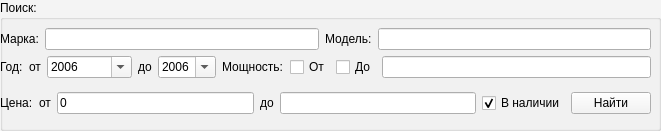
  <widget class="QGroupBox" name="SearchBox">
   <property name="geometry">
    <rect>
     <x>10</x>
     <y>10</y>
     <width>661</width>
     <height>131</height>
    </rect>
   </property>
   <property name="palette">
    <palette>
     <active>
      <colorrole role="WindowText">
       <brush brushstyle="SolidPattern">
        <color alpha="255">
         <red>0</red>
         <green>0</green>
         <blue>0</blue>
        </color>
       </brush>
      </colorrole>
      <colorrole role="Button">
       <brush brushstyle="SolidPattern">
        <color alpha="255">
         <red>244</red>
         <green>244</green>
         <blue>244</blue>
        </color>
       </brush>
      </colorrole>
      <colorrole role="Light">
       <brush brushstyle="SolidPattern">
        <color alpha="255">
         <red>255</red>
         <green>255</green>
         <blue>255</blue>
        </color>
       </brush>
      </colorrole>
      <colorrole role="Midlight">
       <brush brushstyle="SolidPattern">
        <color alpha="255">
         <red>249</red>
         <green>249</green>
         <blue>249</blue>
        </color>
       </brush>
      </colorrole>
      <colorrole role="Dark">
       <brush brushstyle="SolidPattern">
        <color alpha="255">
         <red>122</red>
         <green>122</green>
         <blue>122</blue>
        </color>
       </brush>
      </colorrole>
      <colorrole role="Mid">
       <brush brushstyle="SolidPattern">
        <color alpha="255">
         <red>163</red>
         <green>163</green>
         <blue>163</blue>
        </color>
       </brush>
      </colorrole>
      <colorrole role="Text">
       <brush brushstyle="SolidPattern">
        <color alpha="255">
         <red>0</red>
         <green>0</green>
         <blue>0</blue>
        </color>
       </brush>
      </colorrole>
      <colorrole role="BrightText">
       <brush brushstyle="SolidPattern">
        <color alpha="255">
         <red>255</red>
         <green>255</green>
         <blue>255</blue>
        </color>
       </brush>
      </colorrole>
      <colorrole role="ButtonText">
       <brush brushstyle="SolidPattern">
        <color alpha="255">
         <red>0</red>
         <green>0</green>
         <blue>0</blue>
        </color>
       </brush>
      </colorrole>
      <colorrole role="Base">
       <brush brushstyle="SolidPattern">
        <color alpha="255">
         <red>255</red>
         <green>255</green>
         <blue>255</blue>
        </color>
       </brush>
      </colorrole>
      <colorrole role="Window">
       <brush brushstyle="SolidPattern">
        <color alpha="255">
         <red>244</red>
         <green>244</green>
         <blue>244</blue>
        </color>
       </brush>
      </colorrole>
      <colorrole role="Shadow">
       <brush brushstyle="SolidPattern">
        <color alpha="255">
         <red>0</red>
         <green>0</green>
         <blue>0</blue>
        </color>
       </brush>
      </colorrole>
      <colorrole role="AlternateBase">
       <brush brushstyle="SolidPattern">
        <color alpha="255">
         <red>249</red>
         <green>249</green>
         <blue>249</blue>
        </color>
       </brush>
      </colorrole>
      <colorrole role="ToolTipBase">
       <brush brushstyle="SolidPattern">
        <color alpha="255">
         <red>255</red>
         <green>255</green>
         <blue>220</blue>
        </color>
       </brush>
      </colorrole>
      <colorrole role="ToolTipText">
       <brush brushstyle="SolidPattern">
        <color alpha="255">
         <red>0</red>
         <green>0</green>
         <blue>0</blue>
        </color>
       </brush>
      </colorrole>
     </active>
     <inactive>
      <colorrole role="WindowText">
       <brush brushstyle="SolidPattern">
        <color alpha="255">
         <red>0</red>
         <green>0</green>
         <blue>0</blue>
        </color>
       </brush>
      </colorrole>
      <colorrole role="Button">
       <brush brushstyle="SolidPattern">
        <color alpha="255">
         <red>244</red>
         <green>244</green>
         <blue>244</blue>
        </color>
       </brush>
      </colorrole>
      <colorrole role="Light">
       <brush brushstyle="SolidPattern">
        <color alpha="255">
         <red>255</red>
         <green>255</green>
         <blue>255</blue>
        </color>
       </brush>
      </colorrole>
      <colorrole role="Midlight">
       <brush brushstyle="SolidPattern">
        <color alpha="255">
         <red>249</red>
         <green>249</green>
         <blue>249</blue>
        </color>
       </brush>
      </colorrole>
      <colorrole role="Dark">
       <brush brushstyle="SolidPattern">
        <color alpha="255">
         <red>122</red>
         <green>122</green>
         <blue>122</blue>
        </color>
       </brush>
      </colorrole>
      <colorrole role="Mid">
       <brush brushstyle="SolidPattern">
        <color alpha="255">
         <red>163</red>
         <green>163</green>
         <blue>163</blue>
        </color>
       </brush>
      </colorrole>
      <colorrole role="Text">
       <brush brushstyle="SolidPattern">
        <color alpha="255">
         <red>0</red>
         <green>0</green>
         <blue>0</blue>
        </color>
       </brush>
      </colorrole>
      <colorrole role="BrightText">
       <brush brushstyle="SolidPattern">
        <color alpha="255">
         <red>255</red>
         <green>255</green>
         <blue>255</blue>
        </color>
       </brush>
      </colorrole>
      <colorrole role="ButtonText">
       <brush brushstyle="SolidPattern">
        <color alpha="255">
         <red>0</red>
         <green>0</green>
         <blue>0</blue>
        </color>
       </brush>
      </colorrole>
      <colorrole role="Base">
       <brush brushstyle="SolidPattern">
        <color alpha="255">
         <red>255</red>
         <green>255</green>
         <blue>255</blue>
        </color>
       </brush>
      </colorrole>
      <colorrole role="Window">
       <brush brushstyle="SolidPattern">
        <color alpha="255">
         <red>244</red>
         <green>244</green>
         <blue>244</blue>
        </color>
       </brush>
      </colorrole>
      <colorrole role="Shadow">
       <brush brushstyle="SolidPattern">
        <color alpha="255">
         <red>0</red>
         <green>0</green>
         <blue>0</blue>
        </color>
       </brush>
      </colorrole>
      <colorrole role="AlternateBase">
       <brush brushstyle="SolidPattern">
        <color alpha="255">
         <red>249</red>
         <green>249</green>
         <blue>249</blue>
        </color>
       </brush>
      </colorrole>
      <colorrole role="ToolTipBase">
       <brush brushstyle="SolidPattern">
        <color alpha="255">
         <red>255</red>
         <green>255</green>
         <blue>220</blue>
        </color>
       </brush>
      </colorrole>
      <colorrole role="ToolTipText">
       <brush brushstyle="SolidPattern">
        <color alpha="255">
         <red>0</red>
         <green>0</green>
         <blue>0</blue>
        </color>
       </brush>
      </colorrole>
     </inactive>
     <disabled>
      <colorrole role="WindowText">
       <brush brushstyle="SolidPattern">
        <color alpha="255">
         <red>122</red>
         <green>122</green>
         <blue>122</blue>
        </color>
       </brush>
      </colorrole>
      <colorrole role="Button">
       <brush brushstyle="SolidPattern">
        <color alpha="255">
         <red>244</red>
         <green>244</green>
         <blue>244</blue>
        </color>
       </brush>
      </colorrole>
      <colorrole role="Light">
       <brush brushstyle="SolidPattern">
        <color alpha="255">
         <red>255</red>
         <green>255</green>
         <blue>255</blue>
        </color>
       </brush>
      </colorrole>
      <colorrole role="Midlight">
       <brush brushstyle="SolidPattern">
        <color alpha="255">
         <red>249</red>
         <green>249</green>
         <blue>249</blue>
        </color>
       </brush>
      </colorrole>
      <colorrole role="Dark">
       <brush brushstyle="SolidPattern">
        <color alpha="255">
         <red>122</red>
         <green>122</green>
         <blue>122</blue>
        </color>
       </brush>
      </colorrole>
      <colorrole role="Mid">
       <brush brushstyle="SolidPattern">
        <color alpha="255">
         <red>163</red>
         <green>163</green>
         <blue>163</blue>
        </color>
       </brush>
      </colorrole>
      <colorrole role="Text">
       <brush brushstyle="SolidPattern">
        <color alpha="255">
         <red>122</red>
         <green>122</green>
         <blue>122</blue>
        </color>
       </brush>
      </colorrole>
      <colorrole role="BrightText">
       <brush brushstyle="SolidPattern">
        <color alpha="255">
         <red>255</red>
         <green>255</green>
         <blue>255</blue>
        </color>
       </brush>
      </colorrole>
      <colorrole role="ButtonText">
       <brush brushstyle="SolidPattern">
        <color alpha="255">
         <red>122</red>
         <green>122</green>
         <blue>122</blue>
        </color>
       </brush>
      </colorrole>
      <colorrole role="Base">
       <brush brushstyle="SolidPattern">
        <color alpha="255">
         <red>244</red>
         <green>244</green>
         <blue>244</blue>
        </color>
       </brush>
      </colorrole>
      <colorrole role="Window">
       <brush brushstyle="SolidPattern">
        <color alpha="255">
         <red>244</red>
         <green>244</green>
         <blue>244</blue>
        </color>
       </brush>
      </colorrole>
      <colorrole role="Shadow">
       <brush brushstyle="SolidPattern">
        <color alpha="255">
         <red>0</red>
         <green>0</green>
         <blue>0</blue>
        </color>
       </brush>
      </colorrole>
      <colorrole role="AlternateBase">
       <brush brushstyle="SolidPattern">
        <color alpha="255">
         <red>244</red>
         <green>244</green>
         <blue>244</blue>
        </color>
       </brush>
      </colorrole>
      <colorrole role="ToolTipBase">
       <brush brushstyle="SolidPattern">
        <color alpha="255">
         <red>255</red>
         <green>255</green>
         <blue>220</blue>
        </color>
       </brush>
      </colorrole>
      <colorrole role="ToolTipText">
       <brush brushstyle="SolidPattern">
        <color alpha="255">
         <red>0</red>
         <green>0</green>
         <blue>0</blue>
        </color>
       </brush>
      </colorrole>
     </disabled>
    </palette>
   </property>
   <property name="autoFillBackground">
    <bool>true</bool>
   </property>
   <property name="title">
    <string>Поиск:</string>
   </property>
   <widget class="QWidget" name="layoutWidget">
    <property name="geometry">
     <rect>
      <x>0</x>
      <y>20</y>
      <width>651</width>
      <height>103</height>
     </rect>
    </property>
    <layout class="QVBoxLayout" name="verticalLayout_2">
     <item>
      <layout class="QVBoxLayout" name="verticalLayout">
       <item>
        <layout class="QHBoxLayout" name="horizontalLayout">
         <item>
          <widget class="QLabel" name="label">
           <property name="text">
            <string>Марка:</string>
           </property>
          </widget>
         </item>
         <item>
          <widget class="QLineEdit" name="edtfirm"/>
         </item>
         <item>
          <widget class="QLabel" name="label_2">
           <property name="text">
            <string>Модель:</string>
           </property>
          </widget>
         </item>
         <item>
          <widget class="QLineEdit" name="edtmodel"/>
         </item>
        </layout>
       </item>
       <item>
        <layout class="QHBoxLayout" name="horizontalLayout_2">
         <item>
          <widget class="QLabel" name="label_4">
           <property name="text">
            <string>Год:</string>
           </property>
          </widget>
         </item>
         <item>
          <widget class="QLabel" name="label_5">
           <property name="text">
            <string>от</string>
           </property>
          </widget>
         </item>
         <item>
          <widget class="QComboBox" name="cmbstart">
           <property name="enabled">
            <bool>true</bool>
           </property>
           <property name="minimumSize">
            <size>
             <width>85</width>
             <height>0</height>
            </size>
           </property>
           <property name="toolTip">
            <string>&lt;html&gt;&lt;head/&gt;&lt;body&gt;&lt;p&gt;&lt;br/&gt;&lt;/p&gt;&lt;/body&gt;&lt;/html&gt;</string>
           </property>
           <property name="accessibleDescription">
            <string>&lt;html&gt;&lt;head/&gt;&lt;body&gt;&lt;p&gt;2006&lt;/p&gt;&lt;p&gt;2007&lt;/p&gt;&lt;p&gt;2008&lt;/p&gt;&lt;p&gt;2009&lt;/p&gt;&lt;p&gt;2010&lt;/p&gt;&lt;p&gt;2011&lt;/p&gt;&lt;p&gt;2012&lt;/p&gt;&lt;/body&gt;&lt;/html&gt;</string>
           </property>
           <property name="editable">
            <bool>true</bool>
           </property>
           <property name="currentText">
            <string>2006</string>
           </property>
           <property name="currentIndex">
            <number>0</number>
           </property>
           <property name="maxVisibleItems">
            <number>5</number>
           </property>
           <property name="maxCount">
            <number>2013</number>
           </property>
           <property name="minimumContentsLength">
            <number>0</number>
           </property>
           <item>
            <property name="text">
             <string>2006</string>
            </property>
           </item>
           <item>
            <property name="text">
             <string>2007</string>
            </property>
           </item>
           <item>
            <property name="text">
             <string>2008</string>
            </property>
           </item>
           <item>
            <property name="text">
             <string>2009</string>
            </property>
           </item>
           <item>
            <property name="text">
             <string>2010</string>
            </property>
           </item>
           <item>
            <property name="text">
             <string>2011</string>
            </property>
           </item>
           <item>
            <property name="text">
             <string>2012</string>
            </property>
           </item>
           <item>
            <property name="text">
             <string>2013</string>
            </property>
           </item>
          </widget>
         </item>
         <item>
          <widget class="QLabel" name="label_6">
           <property name="text">
            <string>до</string>
           </property>
          </widget>
         </item>
         <item>
          <widget class="QComboBox" name="cmbstop">
           <property name="contextMenuPolicy">
            <enum>Qt::DefaultContextMenu</enum>
           </property>
           <property name="toolTip">
            <string>&lt;html&gt;&lt;head/&gt;&lt;body&gt;&lt;p&gt;&lt;br/&gt;&lt;/p&gt;&lt;/body&gt;&lt;/html&gt;</string>
           </property>
           <property name="accessibleDescription">
            <string>&lt;html&gt;&lt;head/&gt;&lt;body&gt;&lt;p&gt;1&lt;/p&gt;&lt;p&gt;2&lt;/p&gt;&lt;p&gt;3&lt;/p&gt;&lt;/body&gt;&lt;/html&gt;</string>
           </property>
           <property name="editable">
            <bool>true</bool>
           </property>
           <property name="currentText">
            <string>2006</string>
           </property>
           <property name="currentIndex">
            <number>0</number>
           </property>
           <property name="maxVisibleItems">
            <number>5</number>
           </property>
           <property name="maxCount">
            <number>2013</number>
           </property>
           <item>
            <property name="text">
             <string>2006</string>
            </property>
           </item>
           <item>
            <property name="text">
             <string>2007</string>
            </property>
           </item>
           <item>
            <property name="text">
             <string>2008</string>
            </property>
           </item>
           <item>
            <property name="text">
             <string>2009</string>
            </property>
           </item>
           <item>
            <property name="text">
             <string>2010</string>
            </property>
           </item>
           <item>
            <property name="text">
             <string>2011</string>
            </property>
           </item>
           <item>
            <property name="text">
             <string>2012</string>
            </property>
           </item>
           <item>
            <property name="text">
             <string>2013</string>
            </property>
           </item>
          </widget>
         </item>
         <item>
          <widget class="QLabel" name="label_3">
           <property name="text">
            <string>Мощность:</string>
           </property>
          </widget>
         </item>
         <item>
          <widget class="QCheckBox" name="chbox_from">
           <property name="text">
            <string>От</string>
           </property>
           <property name="checked">
            <bool>false</bool>
           </property>
          </widget>
         </item>
         <item>
          <widget class="QCheckBox" name="chbox_to">
           <property name="text">
            <string>До</string>
           </property>
          </widget>
         </item>
         <item>
          <widget class="QLineEdit" name="edtpower"/>
         </item>
        </layout>
       </item>
      </layout>
     </item>
     <item>
      <layout class="QHBoxLayout" name="horizontalLayout_3">
       <item>
        <widget class="QLabel" name="label_7">
         <property name="text">
          <string>Цена:</string>
         </property>
        </widget>
       </item>
       <item>
        <widget class="QLabel" name="label_8">
         <property name="text">
          <string>от</string>
         </property>
        </widget>
       </item>
       <item>
        <widget class="QLineEdit" name="edt_start_price">
         <property name="text">
          <string>0</string>
         </property>
        </widget>
       </item>
       <item>
        <widget class="QLabel" name="label_9">
         <property name="text">
          <string>до</string>
         </property>
        </widget>
       </item>
       <item>
        <widget class="QLineEdit" name="edt_stop_price">
         <property name="text">
          <string/>
         </property>
        </widget>
       </item>
       <item>
        <widget class="QCheckBox" name="check_present">
         <property name="text">
          <string>В наличии</string>
         </property>
         <property name="checked">
          <bool>true</bool>
         </property>
        </widget>
       </item>
       <item>
        <widget class="QPushButton" name="btn_search_car">
         <property name="text">
          <string>Найти</string>
         </property>
        </widget>
       </item>
      </layout>
     </item>
    </layout>
   </widget>
  </widget>
